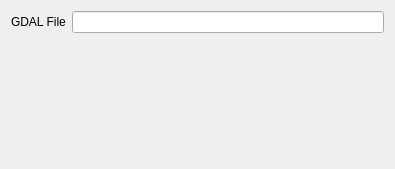
<?xml version="1.0" encoding="UTF-8"?>
<ui version="4.0">
 <class>Form</class>
 <widget class="QWidget" name="Form">
  <property name="geometry">
   <rect>
    <x>0</x>
    <y>0</y>
    <width>395</width>
    <height>169</height>
   </rect>
  </property>
  <property name="windowTitle">
   <string>Form</string>
  </property>
  <layout class="QFormLayout" name="formLayout">
   <property name="fieldGrowthPolicy">
    <enum>QFormLayout::ExpandingFieldsGrow</enum>
   </property>
   <item row="0" column="0">
    <widget class="QLabel" name="uRLLabel">
     <property name="text">
      <string>GDAL File</string>
     </property>
    </widget>
   </item>
   <item row="0" column="1">
    <widget class="FileSelectionWidget" name="txtGdalFile"/>
   </item>
  </layout>
 </widget>
 <customwidgets>
  <customwidget>
   <class>FileSelectionWidget</class>
   <extends>QLineEdit</extends>
   <header>quick_map_services.file_selection_widget</header>
  </customwidget>
 </customwidgets>
 <resources/>
 <connections/>
</ui>
